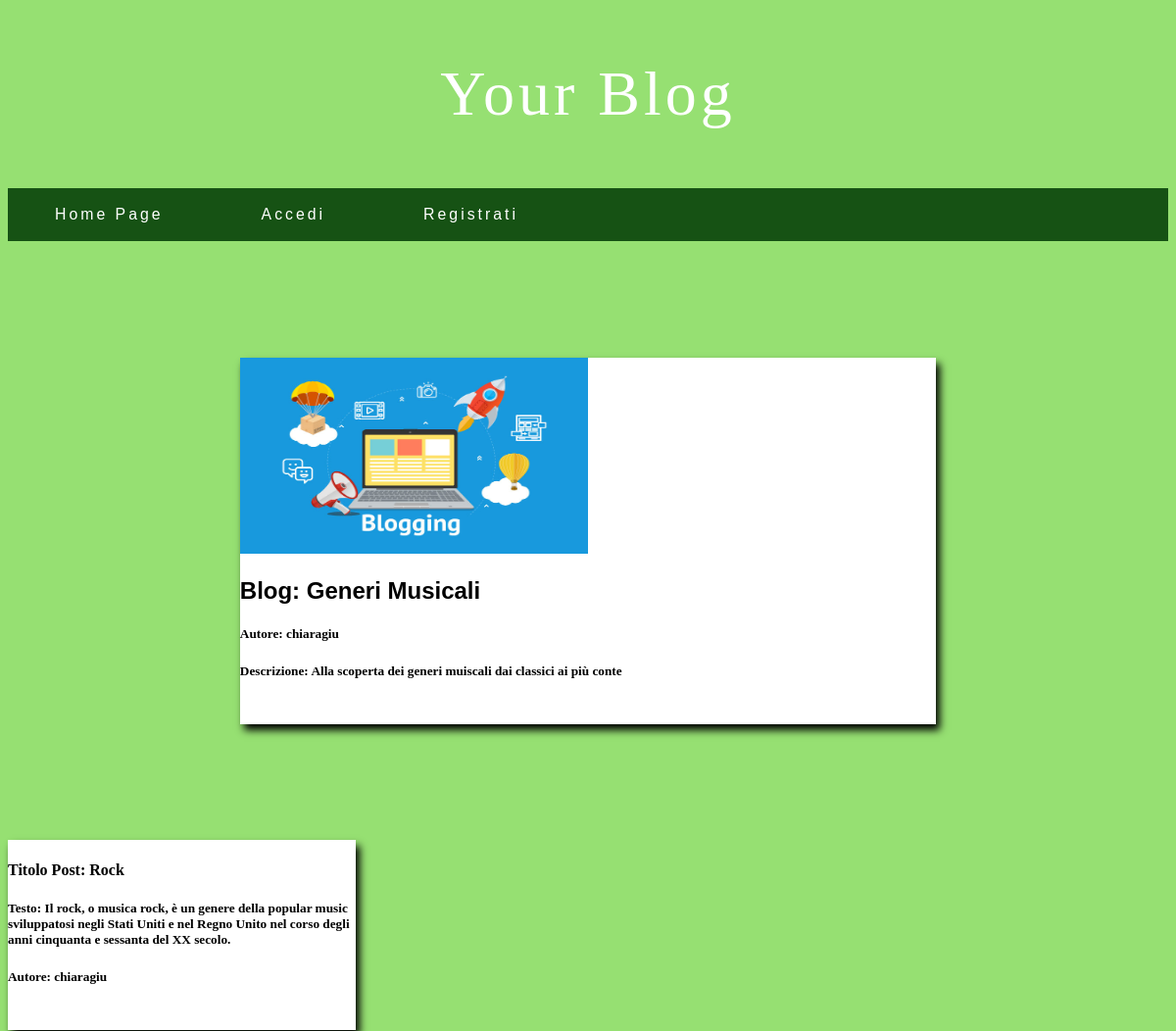
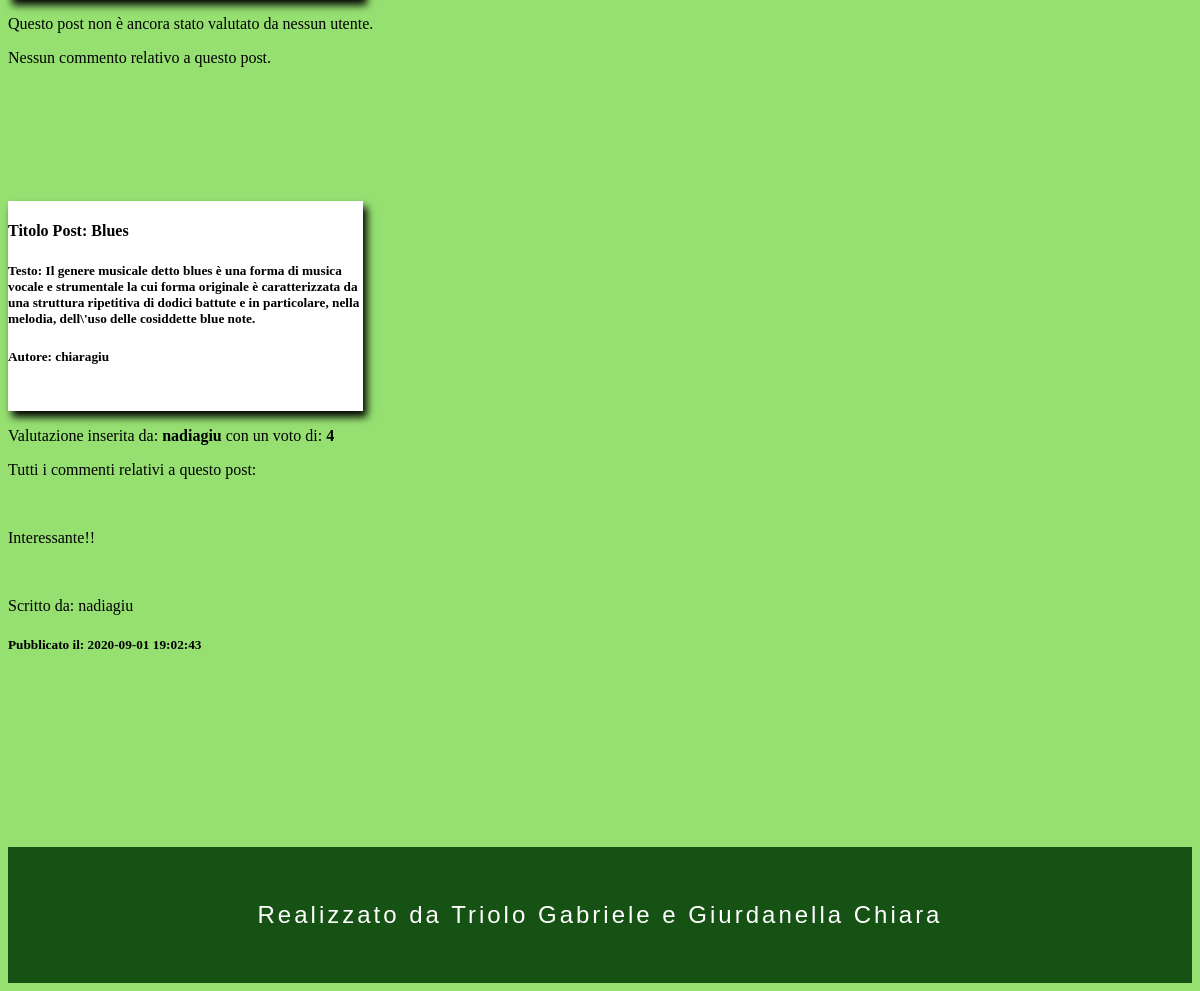
/YOURBLOG/apertura_blog.php?id=148, run on the app's committed database (2 pictures, top to bottom).
### tables this page shows
CREATE TABLE `Blog` (
  `id_blog` int(11) NOT NULL,
  `titolo` varchar(40) NOT NULL,
  `descrizione` varchar(60) NOT NULL,
  `categoria` int(11) NOT NULL,
  `immagine` varchar(80) NOT NULL,
  `autore` int(11) NOT NULL,
  `data_blog` datetime NOT NULL
);

CREATE TABLE `Utente` (
  `id_utente` int(11) NOT NULL,
  `username` varchar(50) NOT NULL,
  `password` char(60) NOT NULL,
  `nome` varchar(30) NOT NULL,
  `cognome` varchar(40) NOT NULL,
  `email` varchar(50) NOT NULL,
  `data_registrazione` datetime NOT NULL
);

CREATE TABLE `Post` (
  `id_post` int(11) NOT NULL,
  `autore` int(11) NOT NULL,
  `titolo` varchar(80) NOT NULL,
  `testo` text NOT NULL,
  `data_creazione` date NOT NULL,
  `immagine` varchar(30) DEFAULT NULL,
  `blog` int(11) NOT NULL
);

CREATE TABLE `Valutazione` (
  `id_valutazione` int(11) NOT NULL,
  `post` int(11) NOT NULL,
  `utente` int(11) NOT NULL,
  `recensione` tinyint(4) NOT NULL
);

CREATE TABLE `Commento` (
  `id_commento` int(11) NOT NULL,
  `utente` int(11) NOT NULL,
  `post` int(11) NOT NULL,
  `testo` text NOT NULL,
  `data_commento` datetime NOT NULL
);

### YOURBLOG/apertura_blog.php (the view, shortened to what this page needs)
<!DOCTYPE html>
<html lang="it">
<head>
	<link rel="stylesheet" href="style_index.css">
</head>
<body>
  <header>
    <?php include('header.php'); ?>
  </header>
	<?php
	require('connect.php');
    if((isset($_GET['id'])) && (is_numeric($_GET['id']))) {
      $id_blog = htmlspecialchars($_GET['id'], ENT_QUOTES);
    } elseif((isset($_POST['id'])) && (is_numeric($_POST['id']))) {
      $id_blog = htmlspecialchars($_POST['id'], ENT_QUOTES);
    } else {
      echo '<p class="error">ID non valido.</p>';
      exit();
    }
    $query1 = "SELECT id_utente FROM Utente, Blog WHERE id_blog='" . $id_blog . "' and Blog.autore = Utente.id_utente ";
    $query2 = "SELECT * FROM Collaboratore, Utente, Blog WHERE Collaboratore.blog = Blog.id_blog AND Collaboratore.utente = Utente.id_utente and Collaboratore.blog = ".$id_blog."";
    $result1 = mysqli_query($mysqli, $query1);
    $result2 = mysqli_query($mysqli, $query2);
    $row1 = mysqli_fetch_array($result1, MYSQLI_ASSOC);
    $row2 = mysqli_fetch_array($result2, MYSQLI_ASSOC);
if (isset($_SESSION['id_utente'])) {
    if (($_SESSION["id_utente"] == $row1["id_utente"])|| ($_SESSION["id_utente"] == $row2["utente"] && $row2["blog"] == $id_blog)) {
      $queryDati = "SELECT autore, username, titolo, descrizione, immagine FROM Blog, Utente WHERE id_blog='".$id_blog. "' and Blog.autore = Utente.id_utente ";
      $result = mysqli_query($mysqli, $queryDati);
      if (mysqli_num_rows($result) == 1) {
        while($row = mysqli_fetch_array($result, MYSQLI_ASSOC)) {
            echo '
                   <div class="contenitore">
                      <img class="blogImg" src='.$row["immagine"].' width="50%" height="200">
                      <h2 class="titleBlog"><b>Blog: ' . $row["titolo"] . '</b></h2>
                      <h5><b>Autore: ' . $row["username"] . '</b></h5>
                      <h5><b>Descrizione: ' . $row["descrizione"] . '</b></h5>
                      <a href="post.php?id=' . $id_blog . '" id = "leggi">Crea Post</a>
                   </div>';
        }
      }else {
             echo "Nessun dato dell'utente";
      }
  ?>
  <br />
  <br />
  <?php
    $query = "SELECT id_post, Post.titolo as titolopost, Post.testo as testopost, Utente.username as autorepost FROM Post,Blog,Utente WHERE Post.autore = Utente.id_utente AND Post.blog = Blog.id_blog AND Blog.id_blog='" . $id_blog . "'";
    $result = mysqli_query($mysqli, $query);
        if (mysqli_num_rows($result) > 0) {
          while($row = mysqli_fetch_array($result, MYSQLI_ASSOC)) {
            echo '
                <div class="blogcontainer">
                    <h4><b>Titolo Post: ' . $row["titolopost"] . '</b></h4>
                    <h5><b>Testo: ' . $row["testopost"] . '</b></h5>
                    <h5><b>Autore: ' . $row["autorepost"] . '</b></h5>
                    <a href="apertura_post.php?id=' . $row["id_post"] . '&blog='. $id_blog . '" id="leggi">Vai al Post</a>
                    <a href = "delete_post.php?id=' . $row["id_post"].'&blog='.$id_blog.'" id="leggi"> Delete</a>
                </div>';
          }
      } else {
        echo "Non hai aggiunto ancora nessun post.";
      }
    } else {
      $queryDati = "SELECT autore, username,immagine, titolo, descrizione FROM Blog, Utente WHERE id_blog='".$id_blog. "' and Blog.autore = Utente.id_utente ";
      $result = mysqli_query($mysqli, $queryDati);
      if (mysqli_num_rows($result) == 1) {
        while($row = mysqli_fetch_array($result, MYSQLI_ASSOC)) {
               echo '
                      <div class="contenitore">
                        <img class="blogImg" src='.$row["immagine"].' width="50%" height="200">
                        <h2 class="titleBlog"><b>Titolo blog: ' . $row["titolo"] . '</b></h2>
                        <h5><b>Autore: ' . $row["username"] . '</b></h5>
                        <h5><b>Descrizione: ' . $row["descrizione"] . '</b></h5>
                      </div>';
        }
        $query = "SELECT id_post, Post.titolo as titolopost, Post.testo as testopost, Utente.username as autorepost FROM Post,Blog,Utente WHERE Post.autore = Utente.id_utente AND Post.blog = Blog.id_blog AND Blog.id_blog='" . $id_blog . "'";
        $result = mysqli_query($mysqli, $query);
        if (mysqli_num_rows($result) > 0) {
          while($row = mysqli_fetch_array($result, MYSQLI_ASSOC)) {
            echo '
                  <div class="blogcontainer">
                    <h4><b>Titolo Post: ' . $row["titolopost"] . '</b></h4>
                    <h5><b>Testo: ' . $row["testopost"] . '</b></h5>
                    <h5><b>Autore: ' . $row["autorepost"] . '</b></h5>
                    <a href="apertura_post.php?id=' . $row["id_post"] . '&blog='. $id_blog . '" id="leggi">Vai al Post</a>
                  </div>';
          }
        }else {
          echo "Non è stato aggiunto nessun post.";
        }
      }else {
             echo "nessun dato dell'utente";
      }
    }
  }else {
      $queryDati = "SELECT autore, username,immagine, titolo, descrizione FROM Blog, Utente WHERE id_blog='".$id_blog. "' and Blog.autore = Utente.id_utente ";
      $result = mysqli_query($mysqli, $queryDati);
      if (mysqli_num_rows($result) == 1) {
        while($row = mysqli_fetch_array($result, MYSQLI_ASSOC)) {
               echo '
                    <div class="contenitore">
                      <img class="blogImg" src='.$row["immagine"].' width="50%" height="200">
                      <h2 class="titleBlog"><b>Blog: ' . $row["titolo"] . '</b></h2>
                      <h5><b>Autore: ' . $row["username"] . '</b></h5>
                      <h5><b>Descrizione: ' . $row["descrizione"] . '</b></h5>
                    </div>';
        }
      }else {
             echo "Nessun dato dell'utente";
      }
    $query = "SELECT Post.id_post,Post.titolo as titolopost, Post.testo as testopost, Utente.username as autorepost FROM Post,Blog,Utente WHERE Post.autore = Utente.id_utente AND Post.blog = Blog.id_blog AND Blog.id_blog='" . $id_blog . "'";
    $result = mysqli_query($mysqli, $query);
      if (mysqli_num_rows($result) > 0) {
        while($row = mysqli_fetch_array($result, MYSQLI_ASSOC)) {
          echo '
                <div class="blogcontainer">
                  <h4><b>Titolo Post: ' . $row["titolopost"] . '</b></h4>
                  <h5><b>Testo: ' . $row["testopost"] . '</b></h5>
                  <h5><b>Autore: ' . $row["autorepost"] . '</b></h5>
                </div>';
        $queryval = "SELECT recensione,username FROM Valutazione,Utente WHERE Valutazione.utente=Utente.id_utente AND post =".$row["id_post"]."";
        $resultval = mysqli_query($mysqli, $queryval);
        if (mysqli_num_rows($resultval) > 0) {
          while($rowval = mysqli_fetch_array($resultval, MYSQLI_ASSOC)) {
            echo'<p>Valutazione inserita da: <b>'.$rowval["username"].'</b> con un voto di: <b>'.$rowval["recensione"].'</b></p>';
          }
        } else {
          echo'<p>Questo post non è ancora stato valutato da nessun utente.</p>';
        }
        $query1 = "SELECT testo,data_commento,Utente.username FROM Commento,Utente WHERE Commento.utente=Utente.id_utente AND post =".$row["id_post"]."";
        $result1 = mysqli_query($mysqli, $query1);
        if (mysqli_num_rows($result1) > 0) {
          echo"<p>Tutti i commenti relativi a questo post:</p>";
        } else {
          echo"<p>Nessun commento relativo a questo post.</p>";
        }
        if (mysqli_num_rows($result) > 0) {
          while($row4 = mysqli_fetch_array($result1, MYSQLI_ASSOC)) {
            echo'<br><p>'.$row4["testo"].'</p>';
            echo'<br><p>Scritto da: '.$row4["username"].'</p>';
            echo'<h5>Pubblicato il: '.$row4["data_commento"].'</h5>';
          }
        }
      }
    }
  }
  ?>
  <br />
  <br />
  <br />
  <div>
  <footer>
    <div id="footerlogin">
      <p>Realizzato da Triolo Gabriele e Giurdanella Chiara</p>
    </div>
  </footer>
</body>
</html>

### YOURBLOG/style_index.css (style rules this page uses)
body,html { background-color: #96E072; }
h2 { font-family: 'Noto Sans TC', sans-serif; }
.blogcontainer { background-color: white; margin-top: 10%; padding-bottom: 2%; margin-right:2%; width: 30%; box-shadow: 4px 6px 8px 0 black; display:inline-block; }
.contenitore { background-color: white; padding-bottom: 2%; margin: 0 auto; margin-top: 10%; width: 60%; box-shadow: 4px 6px 8px 0 black; }
footer { background-color: #165214; font-family: 'Montserrat', sans-serif; font-size: 150%; color: white; margin-top: 10%; padding-top:30px; padding-bottom:30px; text-align: center; letter-spacing: 0.25vw; }

### data on the page
blog: immagine (placeholder picture), titolo "Generi Musicali", autore.username "chiaragiu", descrizione "Alla scoperta dei generi muiscali dai classici ai più conte"
post: titolo "Rock", testo "Il rock, o musica rock, è un genere della popular music sviluppatosi negli Stati Uniti e nel Regno Unito nel corso degli anni cinquanta e sessanta del XX secolo.", autore.username "chiaragiu", shows "Questo post non è ancora stato valutato da nessun utente.", shows "Nessun commento relativo a questo post."
post: titolo "Blues", testo "Il genere musicale detto blues è una forma di musica vocale e strumentale la cui forma originale è caratterizzata da una struttura ripetitiva di dodici battute e in particolare, nella melodia, dell\\'uso delle cosiddette blue note.", autore.username "chiaragiu", shows "Tutti i commenti relativi a questo post:"
valutazione: utente.username "nadiagiu", recensione "4"
commento: testo "Interessante!!", utente.username "nadiagiu", data_commento "2020-09-01 19:02:43"
